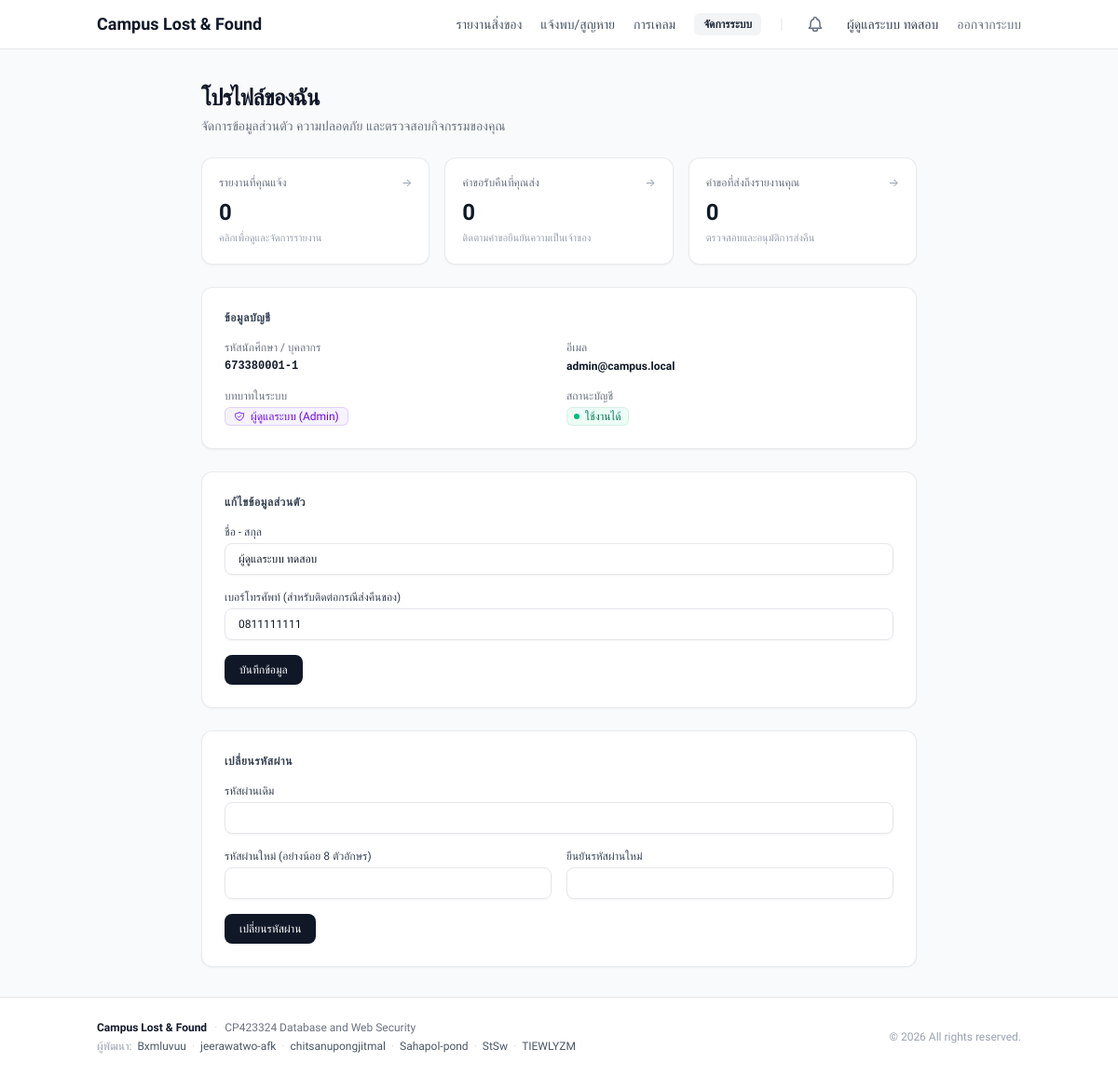
The page /auth/profile.php (signed in) on the database its author committed.
### tables this page shows
CREATE TABLE `users` (
    `user_id` BIGINT UNSIGNED AUTO_INCREMENT PRIMARY KEY,
    `student_id` VARCHAR(50) NOT NULL UNIQUE,
    `full_name` VARCHAR(150) NOT NULL,
    `email` VARCHAR(255) NOT NULL UNIQUE,
    `phone` VARCHAR(30) NULL,
    `password_hash` VARCHAR(255) NOT NULL,
    `role` ENUM('student', 'staff', 'admin') NOT NULL DEFAULT 'student',
    `account_status` ENUM('active', 'inactive', 'suspended') NOT NULL DEFAULT 'active',
    `created_at` TIMESTAMP NOT NULL DEFAULT CURRENT_TIMESTAMP,
    `updated_at` TIMESTAMP NOT NULL DEFAULT CURRENT_TIMESTAMP ON UPDATE CURRENT_TIMESTAMP,
    INDEX `idx_users_role` (`role`),
    INDEX `idx_users_account_status` (`account_status`)
);

### app/helpers/auth.php (called while the page is built, shortened)
<?php
function is_authenticated(): bool
{
    return isset($_SESSION['user_id']) && is_int($_SESSION['user_id']);
}
function get_auth_user_id(): ?int
{
    return is_authenticated() ? $_SESSION['user_id'] : null;
}

### public/auth/profile.php (the view, shortened to what this page needs)
<?php
$conn = get_db_connection();
$stmt = $conn->prepare("
    SELECT user_id, student_id, full_name, email, phone, password_hash, role, account_status
    FROM users
    WHERE user_id = ?
");
$user_id = get_auth_user_id();
$stmt->bind_param('i', $user_id);
$stmt->execute();
$user_data = $stmt->get_result()->fetch_assoc();
$user_counts = [
    'reports' => 0,
    'claims_sent' => 0,
    'claims_received' => 0,
];
if ($conn) {
    $stmt = $conn->prepare('SELECT COUNT(*) AS total FROM item_reports WHERE reporter_id = ? AND deleted_at IS NULL');
    $stmt->bind_param('i', $user_id);
    $stmt->execute();
    $user_counts['reports'] = (int) ($stmt->get_result()->fetch_assoc()['total'] ?? 0);
    $stmt = $conn->prepare('SELECT COUNT(*) AS total FROM claims WHERE claimant_id = ?');
    $stmt->bind_param('i', $user_id);
    $stmt->execute();
    $user_counts['claims_sent'] = (int) ($stmt->get_result()->fetch_assoc()['total'] ?? 0);
    $stmt = $conn->prepare('SELECT COUNT(*) AS total FROM claims cl JOIN item_reports r ON r.report_id = cl.report_id WHERE r.reporter_id = ? AND r.deleted_at IS NULL');
    $stmt->bind_param('i', $user_id);
    $stmt->execute();
    $user_counts['claims_received'] = (int) ($stmt->get_result()->fetch_assoc()['total'] ?? 0);
}
$status_labels = [
    'active' => 'ใช้งานได้',
    'inactive' => 'ยังไม่เปิดใช้งาน',
    'suspended' => 'ถูกระงับ',
];
?>
<div class="mx-auto max-w-3xl space-y-6">
    <div class="pt-1">
        <h1 class="text-2xl font-bold tracking-tight text-gray-900">โปรไฟล์ของฉัน</h1>
        <p class="mt-1 text-sm text-gray-500">จัดการข้อมูลส่วนตัว ความปลอดภัย และตรวจสอบกิจกรรมของคุณ</p>
    </div>
    <div class="grid grid-cols-1 gap-4 sm:grid-cols-3">
        <a href="/reports/index.php?my=1" class="rounded-xl border border-gray-200/80 bg-white p-4.5 shadow-xs transition hover:border-gray-400 hover:shadow-sm">
            <div class="flex items-center justify-between">
                <span class="text-xs font-medium text-gray-500">รายงานที่คุณแจ้ง</span>
                <span class="text-xs text-gray-400">&rarr;</span>
            </div>
            <p class="mt-2 text-2xl font-bold tracking-tight text-gray-900"><?= number_format($user_counts['reports']) ?></p>
            <p class="mt-1 text-[11px] text-gray-400">คลิกเพื่อดูและจัดการรายงาน</p>
        </a>
        <a href="/claims/index.php?tab=sent" class="rounded-xl border border-gray-200/80 bg-white p-4.5 shadow-xs transition hover:border-gray-400 hover:shadow-sm">
            <div class="flex items-center justify-between">
                <span class="text-xs font-medium text-gray-500">คำขอรับคืนที่คุณส่ง</span>
                <span class="text-xs text-gray-400">&rarr;</span>
            </div>
            <p class="mt-2 text-2xl font-bold tracking-tight text-gray-900"><?= number_format($user_counts['claims_sent']) ?></p>
            <p class="mt-1 text-[11px] text-gray-400">ติดตามคำขอยืนยันความเป็นเจ้าของ</p>
        </a>
        <a href="/claims/index.php?tab=received" class="rounded-xl border border-gray-200/80 bg-white p-4.5 shadow-xs transition hover:border-gray-400 hover:shadow-sm">
            <div class="flex items-center justify-between">
                <span class="text-xs font-medium text-gray-500">คำขอที่ส่งถึงรายงานคุณ</span>
                <span class="text-xs text-gray-400">&rarr;</span>
            </div>
            <p class="mt-2 text-2xl font-bold tracking-tight text-gray-900"><?= number_format($user_counts['claims_received']) ?></p>
            <p class="mt-1 text-[11px] text-gray-400">ตรวจสอบและอนุมัติการส่งคืน</p>
        </a>
    </div>
    <div class="rounded-xl border border-gray-200/80 bg-white p-5 sm:p-6 shadow-xs">
        <h2 class="text-xs font-semibold uppercase tracking-wider text-gray-700">ข้อมูลบัญชี</h2>
        <dl class="mt-4 grid grid-cols-1 gap-4 sm:grid-cols-2 text-xs">
            <div>
                <dt class="font-medium text-gray-500">รหัสนักศึกษา / บุคลากร</dt>
                <dd class="mt-1 font-semibold text-gray-900 font-mono"><?= e($user_data['student_id']) ?></dd>
            </div>
            <div>
                <dt class="font-medium text-gray-500">อีเมล</dt>
                <dd class="mt-1 font-semibold text-gray-900"><?= e($user_data['email']) ?></dd>
            </div>
            <div>
                <dt class="font-medium text-gray-500">บทบาทในระบบ</dt>
                <dd class="mt-1">
                    <?= render_role_badge($user_data['role'], true, true) ?>
                </dd>
            </div>
            <div>
                <dt class="font-medium text-gray-500">สถานะบัญชี</dt>
                <dd class="mt-1">
                    <?php if ($user_data['account_status'] === 'active'): ?>
                        <span class="inline-flex items-center gap-1.5 rounded-md bg-emerald-50 px-2 py-0.5 text-xs font-medium text-emerald-700 ring-1 ring-inset ring-emerald-600/10">
                            <span class="h-1.5 w-1.5 rounded-full bg-emerald-500"></span>
                            <?= e($status_labels[$user_data['account_status']] ?? 'ใช้งานได้') ?>
                        </span>
                    <?php endif; ?>
                </dd>
            </div>
        </dl>
    </div>
    <div class="rounded-xl border border-gray-200/80 bg-white p-5 sm:p-6 shadow-xs">
        <h2 class="text-xs font-semibold uppercase tracking-wider text-gray-700">แก้ไขข้อมูลส่วนตัว</h2>
        <form method="POST" action="" class="mt-4 space-y-4 text-xs">
            <div>
                <label for="full_name" class="block font-medium text-gray-700">ชื่อ - สกุล</label>
                <input type="text" id="full_name" name="full_name" value="<?= e($user_data['full_name']) ?>" class="mt-1 block w-full rounded-lg border border-gray-200 px-3.5 py-2 text-xs text-gray-900 shadow-xs focus:border-gray-900 focus:outline-none" required>
            </div>
            <div>
                <label for="phone" class="block font-medium text-gray-700">เบอร์โทรศัพท์ (สำหรับติดต่อกรณีส่งคืนของ)</label>
                <input type="tel" id="phone" name="phone" value="<?= e($user_data['phone'] ?? '') ?>" class="mt-1 block w-full rounded-lg border border-gray-200 px-3.5 py-2 text-xs text-gray-900 shadow-xs focus:border-gray-900 focus:outline-none" placeholder="เช่น 0812345678">
            </div>
            <button type="submit" class="rounded-lg bg-gray-900 px-4 py-2 text-xs font-medium text-white hover:bg-gray-800 transition">
                บันทึกข้อมูล
            </button>
        </form>
    </div>
    <div class="rounded-xl border border-gray-200/80 bg-white p-5 sm:p-6 shadow-xs">
        <h2 class="text-xs font-semibold uppercase tracking-wider text-gray-700">เปลี่ยนรหัสผ่าน</h2>
        <form method="POST" action="" class="mt-4 space-y-4 text-xs">
            <div>
                <label for="old_password" class="block font-medium text-gray-700">รหัสผ่านเดิม</label>
                <input type="password" id="old_password" name="old_password" class="mt-1 block w-full rounded-lg border border-gray-200 px-3.5 py-2 text-xs text-gray-900 shadow-xs focus:border-gray-900 focus:outline-none" autocomplete="current-password" required>
            </div>
            <div class="grid grid-cols-1 sm:grid-cols-2 gap-4">
                <div>
                    <label for="new_password" class="block font-medium text-gray-700">รหัสผ่านใหม่ (อย่างน้อย 8 ตัวอักษร)</label>
                    <input type="password" id="new_password" name="new_password" class="mt-1 block w-full rounded-lg border border-gray-200 px-3.5 py-2 text-xs text-gray-900 shadow-xs focus:border-gray-900 focus:outline-none" autocomplete="new-password" required>
                </div>
                <div>
                    <label for="confirm_new_password" class="block font-medium text-gray-700">ยืนยันรหัสผ่านใหม่</label>
                    <input type="password" id="confirm_new_password" name="confirm_new_password" class="mt-1 block w-full rounded-lg border border-gray-200 px-3.5 py-2 text-xs text-gray-900 shadow-xs focus:border-gray-900 focus:outline-none" autocomplete="new-password" required>
                </div>
            </div>
            <button type="submit" class="rounded-lg bg-gray-900 px-4 py-2 text-xs font-medium text-white hover:bg-gray-800 transition">
                เปลี่ยนรหัสผ่าน
            </button>
        </form>
    </div>
</div>

### public/assets/css/app.css (style rules this page uses)
body,button,input,select,textarea { font-family:Prompt,-apple-system,BlinkMacSystemFont,Segoe UI,Roboto,Helvetica Neue,Arial,sans-serif }
* { -webkit-font-smoothing:antialiased;-moz-osx-font-smoothing:grayscale }

### rows shown on the page
users: student "673380001-1", email "admin@campus.local", account_status "ใช้งานได้", full_name "ผู้ดูแลระบบ ทดสอบ", phone "0811111111"

### other values the page prints
$user['full_name'] "ผู้ดูแลระบบ ทดสอบ"
$user_counts['reports'] "0"
$user_counts['claims_sent'] "0"
$user_counts['claims_received'] "0"
$label "ผู้ดูแลระบบ (Admin)"
